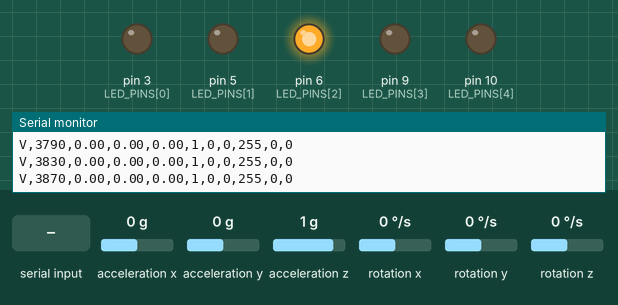
A sketch run on a simulated Arduino Uno, built with avr-gcc and run on an emulated ATmega328P. Shown: output pins drawn as LEDs (lit = HIGH), the last lines printed to the serial monitor. Wiring (inferred from the names in the program): MPU-9250 motion sensor at I2C address 0x68. Dashed ring = blinking. Inputs (shaded band) come from the test bench; at power-on: acceleration y 0 g, rotation x 0 °/s, acceleration x 0 g, acceleration z 1 g, rotation y 0 °/s, rotation z 0 °/s. EEPROM starts erased.

Above: at 3.9 s.
4.0 s: acceleration y set to -1.4 g
At 4.19 s:
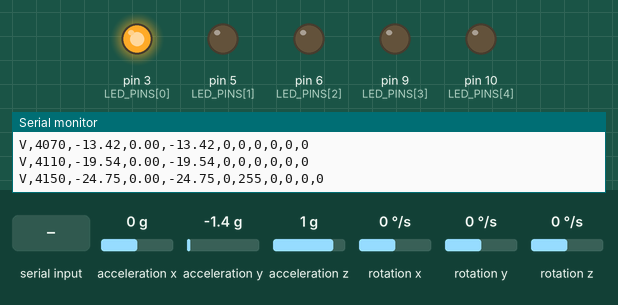
7.0 s: "C90\n" received over Serial
At 8.3 s:
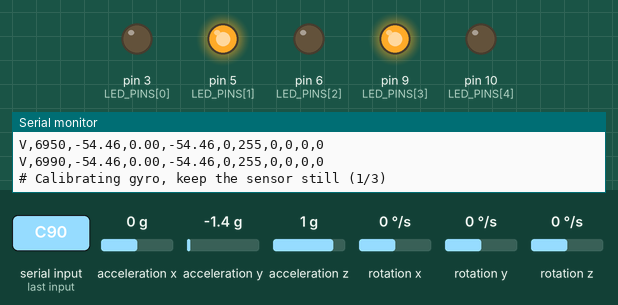
10.0 s: "I\n" received over Serial
At 10.44 s:
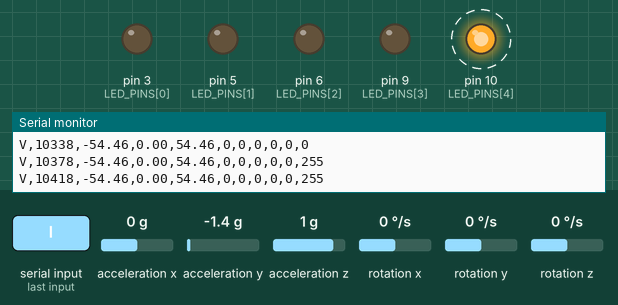
13.0 s: acceleration y set to 0.1 g
At 15.6 s:
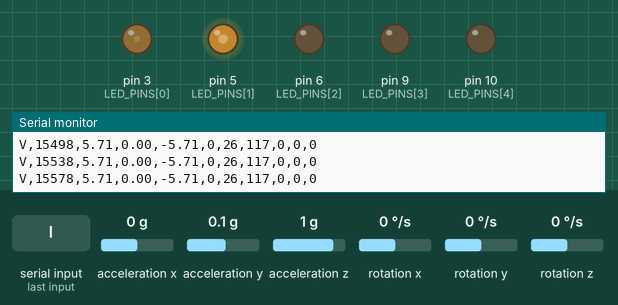
16.0 s: rotation x set to -100 °/s
At 16.16 s:
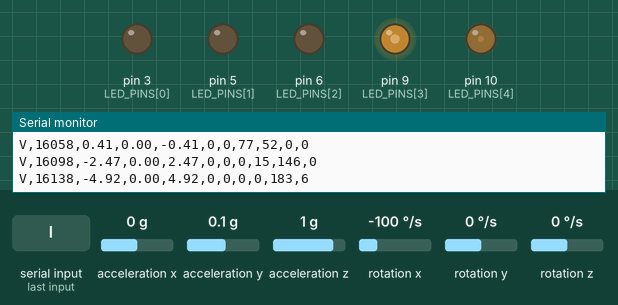
19.0 s: "C\n" received over Serial
At 19.8 s:
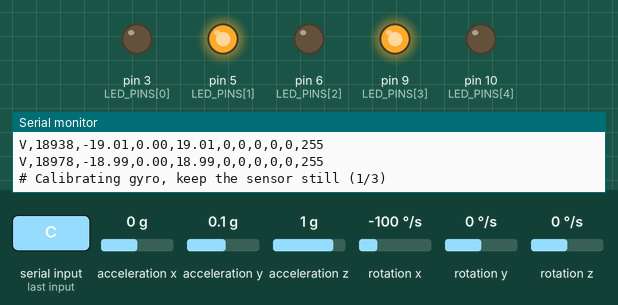
Timing chart, 0 to 22.6 s (numbered marks = the images above; inputs shaded):
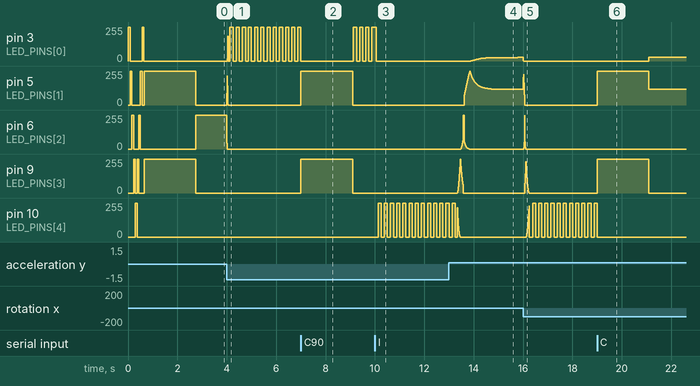

Measured:
- after the input at 4.0 s, pin 5 (LED_PINS[1]): rises from 0/255 to 219/255 in 0.01 s, then falls to 0/255 in 0.04 s; pin 6 (LED_PINS[2]): 255/255 → 0/255 at once
- after the input at 7.0 s, pin 5 (LED_PINS[1]), pin 9 (LED_PINS[3]): 0/255 → 255/255 at once, → 0/255 2.1 s later
- after the input at 10.0 s, pin 10 (LED_PINS[4]): alternates 255/255 for 0.12 s and 0/255 for 0.13 s, starting after 0.13 s
- after the input at 13.0 s, pin 3 (LED_PINS[0]): moves from 0/255 to 27/255 over 1.9 s, starting after 0.88 s; pin 5 (LED_PINS[1]): rises from 0/255 to 253/255 in 0.23 s, then falls to 117/255 in 1.4 s
- after the input at 16.0 s, pin 3 (LED_PINS[0]): 27/255 → 0/255 at once; pin 5 (LED_PINS[1]): 117/255 → 0/255 at once
- after the input at 19.0 s, pin 3 (LED_PINS[0]): 0/255 → 27/255 after 2.1 s; pin 5 (LED_PINS[1]): 0/255 → 255/255 at once, → 117/255 2.1 s later; pin 9 (LED_PINS[3]): 0/255 → 255/255 at once, → 0/255 2.1 s later; pin 10 (LED_PINS[4]): goes on until 19.0 s, then stays 0/255

The sketch:

mpu6050_leveler.ino
```cpp
/*
 * mpu6050_leveler.ino
 * -------------------
 * A digital spirit level: an MPU6050 (GY-521) measures tilt and a row of five
 * LEDs shows it like the bubble in a level. The same data streams over USB
 * serial for the web app in leveler/web.
 *
 * Hardware: Arduino Uno + GY-521 (I2C 0x68) + 5 LEDs with 220 ohm resistors
 *   GY-521: VCC -> 5V, GND -> GND, SDA -> A4, SCL -> A5
 *   LEDs (anode -> resistor -> pin, cathode -> GND), left to right:
 *     LED1 red    D3
 *     LED2 yellow D5
 *     LED3 green  D6    <- lit alone when level
 *     LED4 yellow D9
 *     LED5 red    D10
 *   All five are PWM pins, so the "bubble" fades smoothly between LEDs.
 *   See leveler/docs/wiring.svg.
 *
 * Output (115200 baud, default 25 Hz):
 *   V,<t_ms>,<roll>,<pitch>,<angle>,<level>,<led1>,<led2>,<led3>,<led4>,<led5>
 *   roll/pitch/angle in degrees relative to the saved level reference,
 *   level = 1 when within tolerance, led = PWM brightness 0-255.
 *   Settings are reported as: #CFG axis=<roll|pitch> tol=<deg> range=<deg> invert=<0|1> rate=<hz>
 *
 * Commands (newline-terminated):
 *   C        recalibrate gyro (keep still)
 *   L        set the current position as level (saved to EEPROM)
 *   X        clear the level reference (back to the sensor's own zero)
 *   A        switch the measured axis (roll <-> pitch); AR / AP select one
 *   I        invert the LED direction
 *   T<deg>   level tolerance, 0.1-5.0 (e.g. T0.5)
 *   S<deg>   full-scale tilt for the outer LEDs, 2-45 (e.g. S10)
 *   R<hz>    output rate, 1-50
 *   ?        print status and settings
 */

#include <Wire.h>
#include <EEPROM.h>
#include <math.h>

// ---------------------------------------------------------------------------
// Configuration
// ---------------------------------------------------------------------------
static const uint32_t SERIAL_BAUD        = 115200;
static const uint8_t  MPU_ADDR           = 0x68;
static const uint16_t RETRY_INTERVAL_MS  = 2000;

static const uint8_t  NUM_LEDS           = 5;
static const uint8_t  LED_PINS[NUM_LEDS] = {3, 5, 6, 9, 10};   // left -> right, all PWM
static const uint8_t  CENTER             = 2;

static const uint16_t FILTER_INTERVAL_US = 5000;    // 200 Hz
static const float    ALPHA              = 0.98f;
static const float    MAX_DT_S           = 0.05f;

static const uint8_t  RATE_DEFAULT_HZ    = 25;
static const uint8_t  RATE_MAX_HZ        = 50;
static const uint16_t LED_INTERVAL_MS    = 10;      // LED refresh, 100 Hz
static const float    HYSTERESIS         = 1.15f;   // leave "level" at tol * 1.15 (no flicker)

static const uint16_t CAL_SAMPLES        = 400;     // 2 s at 200 Hz
static const uint8_t  CAL_WARMUP_SAMPLES = 20;
static const float    CAL_MAX_STDDEV_DPS = 2.0f;
static const uint8_t  CAL_MAX_ATTEMPTS   = 3;

// ---------------------------------------------------------------------------
// Registers
// ---------------------------------------------------------------------------
static const uint8_t REG_SMPLRT_DIV    = 0x19;
static const uint8_t REG_CONFIG        = 0x1A;
static const uint8_t REG_GYRO_CONFIG   = 0x1B;
static const uint8_t REG_ACCEL_CONFIG  = 0x1C;
static const uint8_t REG_ACCEL_CONFIG2 = 0x1D;   // MPU6500 family only
static const uint8_t REG_ACCEL_XOUT_H  = 0x3B;
static const uint8_t REG_PWR_MGMT_1    = 0x6B;
static const uint8_t REG_WHO_AM_I      = 0x75;
static const uint8_t WHO_AM_I_MPU6050  = 0x68;

static const float ACCEL_LSB_PER_G  = 16384.0f;
static const float GYRO_LSB_PER_DPS = 131.0f;
static const float RAD_TO_DEG_F     = 57.2957795f;

// ---------------------------------------------------------------------------
// Saved settings (EEPROM)
// ---------------------------------------------------------------------------
static const uint16_t SETTINGS_MAGIC = 0x4C56;   // "LV"

struct Settings {
  uint16_t magic;
  uint8_t  axisPitch;    // 0 = roll, 1 = pitch
  uint8_t  invert;       // 1 = swap LED direction
  uint8_t  tolTenths;    // tolerance in 0.1 deg
  uint8_t  rangeDeg;     // full scale in deg
  float    zeroRoll;     // level reference
  float    zeroPitch;
};

static Settings cfg;

static void defaultSettings() {
  cfg.magic     = SETTINGS_MAGIC;
  cfg.axisPitch = 0;
  cfg.invert    = 0;
  cfg.tolTenths = 5;     // 0.5 deg
  cfg.rangeDeg  = 10;
  cfg.zeroRoll  = 0;
  cfg.zeroPitch = 0;
}

static void loadSettings() {
  EEPROM.get(0, cfg);
  bool valid = cfg.magic == SETTINGS_MAGIC
            && cfg.tolTenths >= 1 && cfg.tolTenths <= 50
            && cfg.rangeDeg >= 2 && cfg.rangeDeg <= 45
            && isfinite(cfg.zeroRoll) && isfinite(cfg.zeroPitch);
  if (!valid) defaultSettings();
}

static void saveSettings() { EEPROM.put(0, cfg); }   // put() only writes changed bytes

// ---------------------------------------------------------------------------
// State
// ---------------------------------------------------------------------------
static bool     sensorOk     = false;
static uint8_t  chipId       = 0;
static uint32_t lastRetryMs  = 0;
static uint32_t lastFilterUs = 0;
static uint32_t lastOutputMs = 0;
static uint32_t lastLedMs    = 0;
static uint8_t  outputHz     = RATE_DEFAULT_HZ;
static uint16_t outputIntervalMs = 1000 / RATE_DEFAULT_HZ;

static float    gyroBias[3]  = {0, 0, 0};
static float    roll = 0, pitch = 0;          // filtered, absolute
static bool     isLevel      = false;
static uint8_t  ledLevel[NUM_LEDS];

static char     cmdBuf[12];
static uint8_t  cmdLen       = 0;
static bool     cmdOverflow  = false;

// ---------------------------------------------------------------------------
// LEDs
// ---------------------------------------------------------------------------
static void setLeds(const uint8_t v[NUM_LEDS]) {
  for (uint8_t i = 0; i < NUM_LEDS; i++) {
    ledLevel[i] = v[i];
    analogWrite(LED_PINS[i], v[i]);
  }
}

static void setLedPattern(uint8_t mask) {      // bit i = LED i full on
  uint8_t v[NUM_LEDS];
  for (uint8_t i = 0; i < NUM_LEDS; i++) v[i] = (mask >> i) & 1 ? 255 : 0;
  setLeds(v);
}

// Power-on self test: sweep left to right and back, so wiring faults show.
static void ledSweep() {
  for (int8_t i = 0; i < NUM_LEDS; i++)      { setLedPattern(1 << i); delay(70); }
  for (int8_t i = NUM_LEDS - 2; i >= 0; i--) { setLedPattern(1 << i); delay(70); }
  setLedPattern(0);
}

// ---------------------------------------------------------------------------
// I2C + MPU6050
// ---------------------------------------------------------------------------
static bool writeReg(uint8_t reg, uint8_t value) {
  Wire.beginTransmission(MPU_ADDR);
  Wire.write(reg);
  Wire.write(value);
  return Wire.endTransmission() == 0;
}

static bool readRegs(uint8_t reg, uint8_t *buf, uint8_t len) {
  Wire.beginTransmission(MPU_ADDR);
  Wire.write(reg);
  if (Wire.endTransmission(false) != 0) return false;
  if (Wire.requestFrom(MPU_ADDR, len) != len) return false;
  for (uint8_t i = 0; i < len; i++) buf[i] = Wire.read();
  return true;
}

static bool mpuProbe() {
  if (!readRegs(REG_WHO_AM_I, &chipId, 1)) {
    Serial.println(F("#ERROR MPU6050 not found at 0x68. Check wiring (SDA->A4, SCL->A5, VCC, GND)."));
    return false;
  }
  if (chipId != WHO_AM_I_MPU6050) {
    Serial.print(F("#WARN WHO_AM_I is 0x"));
    Serial.print(chipId, HEX);
    Serial.println(F(", not 0x68: MPU6500-family clone. Using compatible settings."));
  }
  return true;
}

static bool mpuInit() {
  bool ok = writeReg(REG_PWR_MGMT_1,   0x01)
         && writeReg(REG_CONFIG,       0x03)    // gyro DLPF ~44 Hz
         && writeReg(REG_SMPLRT_DIV,   0x04)    // 200 Hz
         && writeReg(REG_GYRO_CONFIG,  0x00)    // +/-250 deg/s
         && writeReg(REG_ACCEL_CONFIG, 0x00);   // +/-2 g
  if (ok && chipId != WHO_AM_I_MPU6050) ok = writeReg(REG_ACCEL_CONFIG2, 0x03);
  return ok;
}

// Accel in g, gyro in deg/s (bias removed). Temperature is not needed here.
static bool mpuRead(float a[3], float g[3], int16_t rawG[3]) {
  uint8_t b[14];
  if (!readRegs(REG_ACCEL_XOUT_H, b, sizeof(b))) return false;
  for (uint8_t k = 0; k < 3; k++) {
    a[k]    = (int16_t)((b[2 * k] << 8) | b[2 * k + 1]) / ACCEL_LSB_PER_G;
    rawG[k] = (int16_t)((b[8 + 2 * k] << 8) | b[9 + 2 * k]);
    g[k]    = (rawG[k] - gyroBias[k]) / GYRO_LSB_PER_DPS;
  }
  return true;
}

// ---------------------------------------------------------------------------
// Gyro calibration (same method as mpu6050_stream: mean + std-dev check)
// ---------------------------------------------------------------------------
static bool sampleGyroBias(float bias[3], float &noiseDps) {
  int16_t ref[3] = {0, 0, 0};
  float sum[3] = {0, 0, 0}, sumSq[3] = {0, 0, 0};
  uint32_t next = micros();

  for (uint16_t i = 0; i < CAL_WARMUP_SAMPLES + CAL_SAMPLES; i++) {
    while ((int32_t)(micros() - next) < 0) { }
    next += FILTER_INTERVAL_US;

    float a[3], g[3];
    int16_t raw[3];
    if (!mpuRead(a, g, raw)) return false;
    if (i < CAL_WARMUP_SAMPLES) continue;
    for (uint8_t k = 0; k < 3; k++) {
      if (i == CAL_WARMUP_SAMPLES) ref[k] = raw[k];
      float d = raw[k] - ref[k];
      sum[k] += d;
      sumSq[k] += d * d;
    }
  }
  noiseDps = 0;
  for (uint8_t k = 0; k < 3; k++) {
    float mean = sum[k] / CAL_SAMPLES;
    float var  = sumSq[k] / CAL_SAMPLES - mean * mean;
    float sd   = sqrt(var > 0 ? var : 0) / GYRO_LSB_PER_DPS;
    bias[k] = ref[k] + mean;
    if (sd > noiseDps) noiseDps = sd;
  }
  return true;
}

static bool calibrateGyro() {
  setLedPattern(0b01010);   // both yellows: "calibrating, keep still"
  float bias[3], noiseDps = 0;
  bool still = false;
  for (uint8_t attempt = 1; attempt <= CAL_MAX_ATTEMPTS && !still; attempt++) {
    Serial.print(F("# Calibrating gyro, keep the sensor still ("));
    Serial.print(attempt);
    Serial.print('/');
    Serial.print(CAL_MAX_ATTEMPTS);
    Serial.println(')');
    if (!sampleGyroBias(bias, noiseDps)) return false;
    still = noiseDps <= CAL_MAX_STDDEV_DPS;
    if (!still) Serial.println(F("#WARN Movement detected during calibration."));
  }
  for (uint8_t k = 0; k < 3; k++) gyroBias[k] = bias[k];
  Serial.print(F("# Calibration done, noise_dps="));
  Serial.println(noiseDps, 2);
  return true;
}

// ---------------------------------------------------------------------------
// Tilt filter (complementary, roll + pitch only)
// ---------------------------------------------------------------------------
static float accelRoll(const float a[3])  { return atan2(a[1], a[2]) * RAD_TO_DEG_F; }
static float accelPitch(const float a[3]) { return atan2(-a[0], sqrt(a[1] * a[1] + a[2] * a[2])) * RAD_TO_DEG_F; }

static float wrap180(float x) {
  while (x >= 180.0f) x -= 360.0f;
  while (x < -180.0f) x += 360.0f;
  return x;
}

static bool seedFilter() {
  float a[3], g[3];
  int16_t raw[3];
  if (!mpuRead(a, g, raw)) return false;
  roll  = accelRoll(a);
  pitch = accelPitch(a);
  lastFilterUs = micros();
  lastOutputMs = millis();
  return true;
}

static bool filterStep(uint32_t nowUs) {
  float dt = (nowUs - lastFilterUs) * 1e-6f;
  lastFilterUs = nowUs;
  if (dt > MAX_DT_S) dt = MAX_DT_S;

  float a[3], g[3];
  int16_t raw[3];
  if (!mpuRead(a, g, raw)) return false;
  roll  = wrap180(roll  + g[0] * dt);
  pitch = wrap180(pitch + g[1] * dt);
  roll  = wrap180(roll  + (1.0f - ALPHA) * wrap180(accelRoll(a)  - roll));
  pitch = wrap180(pitch + (1.0f - ALPHA) * wrap180(accelPitch(a) - pitch));
  return true;
}

static float relRoll()  { return wrap180(roll  - cfg.zeroRoll); }
static float relPitch() { return wrap180(pitch - cfg.zeroPitch); }

// The angle shown on the LEDs, with the chosen axis and direction.
static float levelAngle() {
  float a = cfg.axisPitch ? relPitch() : relRoll();
  return cfg.invert ? -a : a;
}

// ---------------------------------------------------------------------------
// Bubble display
//   |angle| <= tol         -> green centre LED only
//   tol < |angle| < range  -> a "bubble" glides from the centre towards the
//                             outer LED, cross-fading between neighbours
//   |angle| >= range       -> outer red LED blinks: "way off"
// ---------------------------------------------------------------------------
static void updateLeds(uint32_t nowMs) {
  float a     = levelAngle();
  float mag   = fabs(a);
  float tol   = cfg.tolTenths / 10.0f;
  float range = cfg.rangeDeg;
  if (range <= tol) range = tol + 1.0f;

  isLevel = isLevel ? mag <= tol * HYSTERESIS : mag <= tol;

  uint8_t v[NUM_LEDS] = {0, 0, 0, 0, 0};
  if (isLevel) {
    v[CENTER] = 255;
  } else if (mag >= range) {
    bool on = (nowMs / 125) & 1;               // 4 Hz blink
    v[a > 0 ? NUM_LEDS - 1 : 0] = on ? 255 : 0;
  } else {
    float m   = (mag - tol) / (range - tol);   // 0..1 between tolerance and full scale
    if (m < 0) m = 0;
    float pos = (a > 0 ? 1 : -1) * (0.5f + 1.5f * m);   // -2..+2, LED index - CENTER
    for (uint8_t i = 0; i < NUM_LEDS; i++) {
      float w = 1.0f - fabs(pos - (int8_t)(i - CENTER));
      if (w > 0) v[i] = (uint8_t)(255.0f * w * w + 0.5f);  // squared: looks linear to the eye
    }
  }
  setLeds(v);
}

// ---------------------------------------------------------------------------
// Sensor lifecycle
// ---------------------------------------------------------------------------
static void sensorLost() {
  Serial.println(F("#ERROR I2C read failed. Sensor disconnected?"));
  sensorOk = false;
  lastRetryMs = millis();
}

static bool calibrateAndStart() {
  if (!calibrateGyro() || !seedFilter()) {
    sensorLost();
    return false;
  }
  Serial.println(F("#READY"));
  return true;
}

static void connectSensor() {
  lastRetryMs = millis();
  if (!mpuProbe()) return;
  if (!mpuInit()) {
    Serial.println(F("#ERROR MPU6050 did not accept configuration."));
    return;
  }
  sensorOk = true;
  Serial.println(F("# MPU6050 found"));
  calibrateAndStart();
}

// ---------------------------------------------------------------------------
// Output
// ---------------------------------------------------------------------------
static void printConfig() {
  Serial.print(F("#CFG axis="));
  Serial.print(cfg.axisPitch ? F("pitch") : F("roll"));
  Serial.print(F(" tol="));
  Serial.print(cfg.tolTenths / 10.0f, 1);
  Serial.print(F(" range="));
  Serial.print(cfg.rangeDeg);
  Serial.print(F(" invert="));
  Serial.print(cfg.invert);
  Serial.print(F(" rate="));
  Serial.println(outputHz);
}

static void printDataLine(uint32_t tMs) {
  Serial.print(F("V,"));
  Serial.print(tMs);
  Serial.print(','); Serial.print(relRoll(), 2);
  Serial.print(','); Serial.print(relPitch(), 2);
  Serial.print(','); Serial.print(levelAngle(), 2);
  Serial.print(','); Serial.print(isLevel ? 1 : 0);
  for (uint8_t i = 0; i < NUM_LEDS; i++) {
    Serial.print(',');
    Serial.print(ledLevel[i]);
  }
  Serial.println();
}

static void printBanner() {
  Serial.println(F("# mpu6050_leveler v1.0"));
  Serial.println(F("# FORMAT V,t_ms,roll_deg,pitch_deg,angle_deg,level,led1,led2,led3,led4,led5"));
  Serial.println(F("# Commands: C=calibrate L=set level X=clear level A=axis I=invert T<deg> S<deg> R<hz> ?"));
}

static void printStatus() {
  Serial.print(F("#INFO sensor="));
  Serial.print(sensorOk ? F("ok") : F("missing"));
  Serial.print(F(" who_am_i=0x"));
  Serial.print(chipId, HEX);
  Serial.print(F(" zero_roll="));
  Serial.print(cfg.zeroRoll, 2);
  Serial.print(F(" zero_pitch="));
  Serial.println(cfg.zeroPitch, 2);
  printConfig();
}

// ---------------------------------------------------------------------------
// Commands
// ---------------------------------------------------------------------------
static bool parseUint(const char *s, uint16_t &out) {
  if (*s == '\0') return false;
  uint16_t v = 0;
  for (; *s; s++) {
    if (*s < '0' || *s > '9') return false;
    v = v * 10 + (*s - '0');
    if (v > 1000) return false;
  }
  out = v;
  return true;
}

// "0.5", "2", "1.5", ".5" -> tenths (5, 20, 15, 5). One decimal place at most.
static bool parseTenths(const char *s, uint16_t &out) {
  uint16_t whole = 0, frac = 0;
  bool digits = false;
  for (; *s && *s != '.'; s++) {
    if (*s < '0' || *s > '9') return false;
    whole = whole * 10 + (*s - '0');
    if (whole > 100) return false;
    digits = true;
  }
  if (*s == '.') {
    s++;
    if (*s >= '0' && *s <= '9') { frac = *s - '0'; s++; digits = true; }
    if (*s) return false;
  }
  if (!digits) return false;
  out = whole * 10 + frac;
  return true;
}

static void ok(const __FlashStringHelper *what) {
  Serial.print(F("#OK "));
  Serial.println(what);
  printConfig();
}

static void handleCommand(char *cmd) {
  for (char *p = cmd; *p; p++) if (*p >= 'a' && *p <= 'z') *p -= 'a' - 'A';
  const char op = cmd[0];
  const char *arg = cmd + 1;
  uint16_t n;

  switch (op) {
    case 'C':
      if (!sensorOk) { Serial.println(F("#ERROR No sensor; cannot calibrate.")); break; }
      if (calibrateAndStart()) Serial.println(F("#OK C"));
      break;

    case 'L':
      if (!sensorOk) { Serial.println(F("#ERROR No sensor.")); break; }
      cfg.zeroRoll = roll;
      cfg.zeroPitch = pitch;
      saveSettings();
      ok(F("L level reference saved"));
      break;

    case 'X':
      cfg.zeroRoll = cfg.zeroPitch = 0;
      saveSettings();
      ok(F("X level reference cleared"));
      break;

    case 'A':
      if (*arg == 'R')      cfg.axisPitch = 0;
      else if (*arg == 'P') cfg.axisPitch = 1;
      else if (*arg == '\0') cfg.axisPitch ^= 1;
      else { Serial.println(F("#ERROR A, AR or AP")); break; }
      saveSettings();
      ok(F("A"));
      break;

    case 'I':
      cfg.invert ^= 1;
      saveSettings();
      ok(F("I"));
      break;

    case 'T':
      if (!parseTenths(arg, n) || n < 1 || n > 50) { Serial.println(F("#ERROR T expects 0.1-5.0 deg, e.g. T0.5")); break; }
      cfg.tolTenths = n;
      saveSettings();
      ok(F("T"));
      break;

    case 'S':
      if (!parseUint(arg, n) || n < 2 || n > 45) { Serial.println(F("#ERROR S expects 2-45 deg, e.g. S10")); break; }
      cfg.rangeDeg = n;
      saveSettings();
      ok(F("S"));
      break;

    case 'R':
      if (!parseUint(arg, n) || n < 1 || n > RATE_MAX_HZ) { Serial.println(F("#ERROR R expects 1-50 Hz, e.g. R25")); break; }
      outputHz = n;
      outputIntervalMs = 1000 / n;
      ok(F("R"));
      break;

    case '?':
      printStatus();
      break;

    default:
      Serial.print(F("#ERROR Unknown command '"));
      Serial.print(cmd);
      Serial.println(F("'. Use C, L, X, A, I, T<deg>, S<deg>, R<hz> or ?"));
  }
}

static void pollCommands() {
  while (Serial.available() > 0) {
    char c = (char)Serial.read();
    if (c == '\n' || c == '\r') {
      if (cmdOverflow) Serial.println(F("#ERROR Command too long"));
      else if (cmdLen > 0) { cmdBuf[cmdLen] = '\0'; handleCommand(cmdBuf); }
      cmdLen = 0;
      cmdOverflow = false;
    } else if (c == ' ') {
      continue;
    } else if (cmdLen < sizeof(cmdBuf) - 1) {
      cmdBuf[cmdLen++] = c;
    } else {
      cmdOverflow = true;
    }
  }
}

// ---------------------------------------------------------------------------
// Arduino entry points
// ---------------------------------------------------------------------------
void setup() {
  for (uint8_t i = 0; i < NUM_LEDS; i++) pinMode(LED_PINS[i], OUTPUT);
  Serial.begin(SERIAL_BAUD);
  Wire.begin();
  Wire.setClock(400000);
#if defined(WIRE_HAS_TIMEOUT)
  Wire.setWireTimeout(3000, true);
#endif

  loadSettings();
  printBanner();
  printConfig();
  ledSweep();
  connectSensor();
}

void loop() {
  pollCommands();
  uint32_t nowMs = millis();

  if (!sensorOk) {
    setLedPattern(((nowMs / 250) & 1) ? 0b10001 : 0);   // outer reds blink: no sensor
    if (nowMs - lastRetryMs >= RETRY_INTERVAL_MS) connectSensor();
    return;
  }

  uint32_t nowUs = micros();
  if (nowUs - lastFilterUs >= FILTER_INTERVAL_US) {
    if (!filterStep(nowUs)) { sensorLost(); return; }
  }

  if (nowMs - lastLedMs >= LED_INTERVAL_MS) {
    lastLedMs = nowMs;
    updateLeds(nowMs);
  }

  if (nowMs - lastOutputMs >= outputIntervalMs) {
    lastOutputMs += outputIntervalMs;
    if (nowMs - lastOutputMs >= outputIntervalMs) lastOutputMs = nowMs;
    printDataLine(nowMs);
  }
}
```
